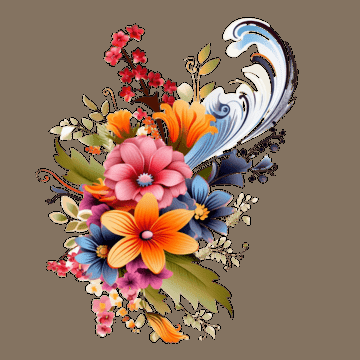
//> input picture pngtree-colorful-flowers-corner-decorative-png-clipart-image-png-image_11596999.png, 360 x 360 px
$ ./main   (built with g++ and OpenCV 4)
//> lines starting //> are read from the running program, lines starting //| are printed output that depends on the picture; after the words box and inside, x2 and y2 are one past the last pixel; in counts of white or black regions, pixels touching at a corner belong together
#include <iostream>
#include <opencv2/opencv.hpp>

using namespace cv;
using namespace std;

int main() {
    try {
        // Load the image from file
        Mat image = imread("pngtree-colorful-flowers-corner-decorative-png-clipart-image-png-image_11596999.png");
//> image is the input picture: 360 rows x 360 cols, CV_8UC3; mean B, G, R 98, 116.5, 144

        if (image.empty()) {
            cerr << "Could not open the PNG image. Make sure it is in the program's working directory."
                 << endl;
            return 1;
        }

        // Convert the image to grayscale
        Mat gray_image;
        cvtColor(image, gray_image, COLOR_BGR2GRAY);
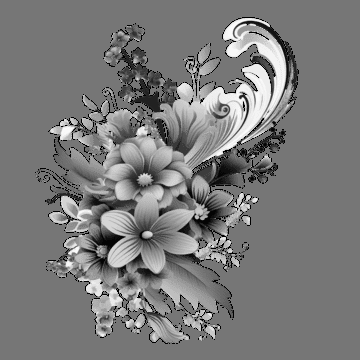
//> gray_image: 360 rows x 360 cols, CV_8UC1; min 0, max 250, mean 122.6

        // Apply Gaussian blur to the image
        Mat blurred_image;
        GaussianBlur(gray_image, blurred_image, Size(5, 5), 0);
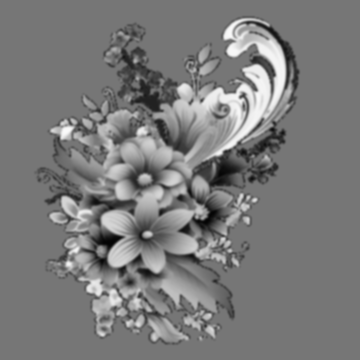
//> blurred_image: 360 rows x 360 cols, CV_8UC1; min 4, max 250, mean 122.6

        // Apply Canny edge detection to the image
        Mat edges;
        Canny(blurred_image, edges, 50, 150);
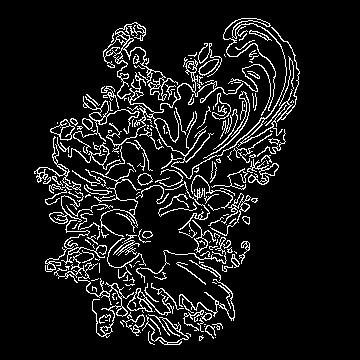
//> edges: 360 rows x 360 cols, CV_8UC1; 9.3% white in thin lines or dots, all inside (x1, y1, x2, y2) = (34, 18, 300, 345)

        // Save the output image
        if (!imwrite("output.jpg", edges)) {
            cerr << "Could not save output.jpg." << endl;
            return 1;
        }

        // Display the input and output images
        imshow("Input Image", image);
        imshow("Output Image", edges);
        waitKey(0);
    } catch (const Exception& error) {
        cerr << "OpenCV error: " << error.what() << endl;
        return 1;
    }

    return 0;
}
